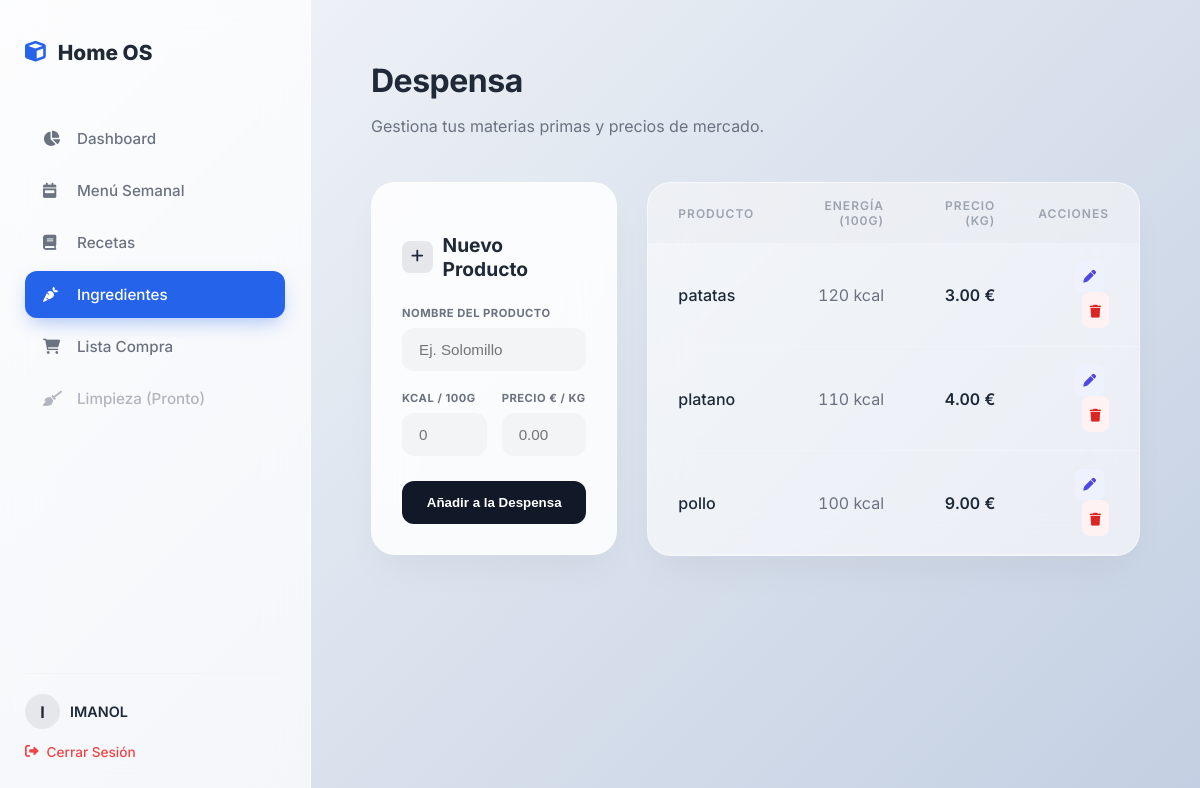
The page /ingredients (signed in) on the database as committed earlier.
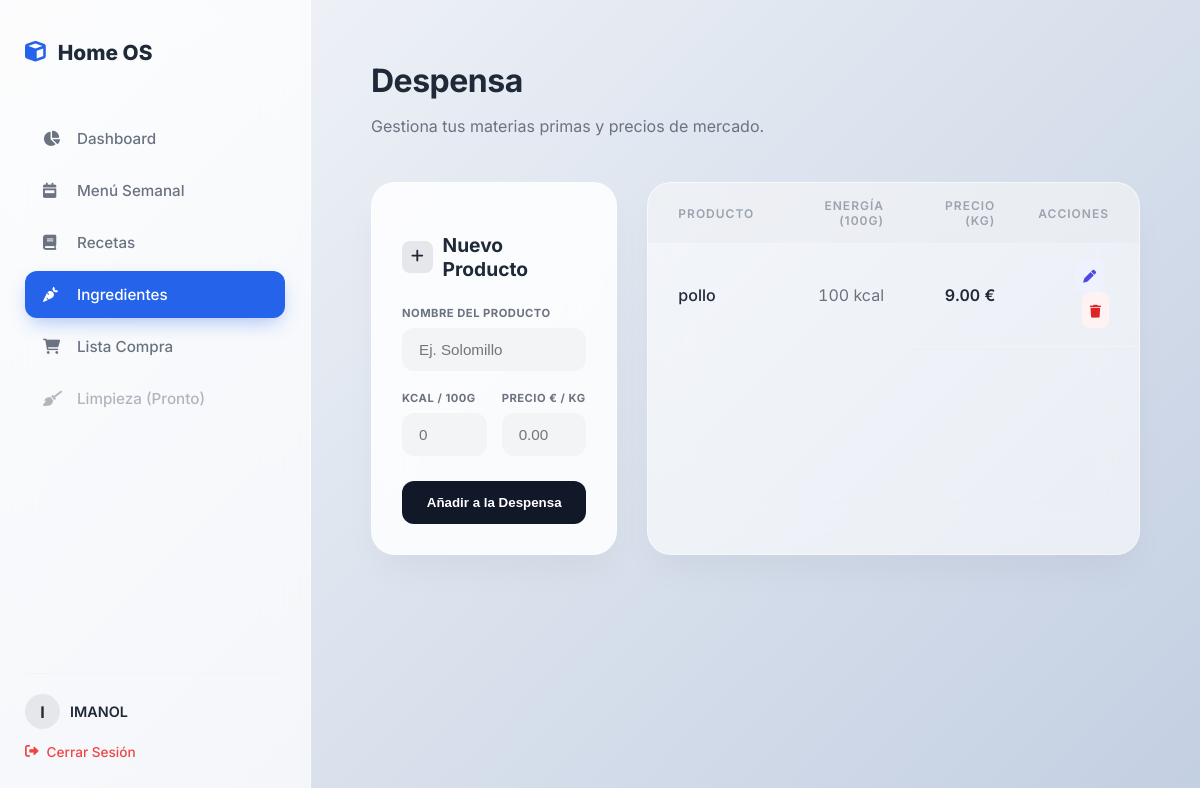
The same page on the database as committed later.
### models.py (models this page shows, shortened)
class User(UserMixin, db.Model):
    __tablename__ = 'user'
    id = db.Column(db.Integer, primary_key=True)
    username = db.Column(db.String(50), unique=True, nullable=False)
    email = db.Column(db.String(120), unique=True, nullable=False)
    password_hash = db.Column(db.String(128))
    recetas = db.relationship('Receta', backref='user', lazy=True)
    menus = db.relationship('MenuSemanal', backref='user', lazy=True)
    tareas = db.relationship('TareaLimpieza', backref='user', lazy=True)
    lavadoras = db.relationship('Lavadora', backref='user', lazy=True)
    items_compra = db.relationship('ShoppingItem', backref='user', lazy=True)

class Ingredient(db.Model):
    __tablename__ = 'ingredient'
    id = db.Column(db.Integer, primary_key=True)
    name = db.Column(db.String(100), nullable=False)
    kcal_100g = db.Column(db.Float, nullable=False)
    price_kg = db.Column(db.Float, nullable=False)
    recipes_assoc = db.relationship("RecipeIngredient", back_populates="ingredient", cascade="all, delete-orphan")

### app.py (the view, shortened to what this page needs)
@app.route('/ingredients', methods=['GET', 'POST'])
@login_required
def ingredients_manager():
    all_ingredients = Ingredient.query.order_by(Ingredient.name).all()
    return render_template('ingredients.html', ingredients=all_ingredients)

### app.py (called while the page is built)
@login.user_loader
def load_user(id):
    return User.query.get(int(id))

### templates/ingredients.html (shortened to what this page needs)
{% extends "base.html" %}
{% block content %}
<div style="max-width: 1100px; margin: 0 auto; padding-bottom: 60px;">
    <div style="display: flex; justify-content: space-between; align-items: flex-end; margin-bottom: 30px;">
        <div>
            <h1 style="font-size: 2rem; font-weight: 700; letter-spacing: -0.5px; margin-bottom: 5px;">Despensa</h1>
            <p style="color: var(--text-muted); font-size: 1rem;">Gestiona tus materias primas y precios de mercado.</p>
        </div>
    </div>
    <div style="display: grid; grid-template-columns: 1fr 2fr; gap: 30px;">
        <div class="bento-card" style="height: fit-content; padding: 30px; position: sticky; top: 20px;">
            <h3 style="margin-bottom: 25px; font-size: 1.2rem; display: flex; align-items: center; gap: 10px;">
                <span style="background: #E5E7EB; width: 32px; height: 32px; border-radius: 8px; display: flex; align-items: center; justify-content: center; font-size: 0.9rem;">
                    <i class="fas fa-plus"></i>
                </span>
                Nuevo Producto
            </h3>
            <form method="POST">
                <div style="margin-bottom: 20px;">
                    <label class="label-premium">NOMBRE DEL PRODUCTO</label>
                    <input type="text" name="name" class="modern-input" placeholder="Ej. Solomillo" required autocomplete="off">
                </div>
                <div style="display: grid; grid-template-columns: 1fr 1fr; gap: 15px; margin-bottom: 25px;">
                    <div>
                        <label class="label-premium">KCAL / 100g</label>
                        <div class="input-wrapper">
                            <input type="number" step="0.1" name="kcal" class="modern-input" placeholder="0" required>
                        </div>
                    </div>
                    <div>
                        <label class="label-premium">PRECIO € / KG</label>
                        <div class="input-wrapper">
                            <input type="number" step="0.01" name="price_kg" class="modern-input" placeholder="0.00" required>
                        </div>
                    </div>
                </div>
                <button type="submit" class="btn-black-premium">Añadir a la Despensa</button>
            </form>
        </div>
        <div class="bento-card" style="padding: 0; overflow: hidden; background: rgba(255, 255, 255, 0.6);">
            <div style="overflow-x: auto;">
                <table style="width: 100%; border-collapse: collapse;">
                    <thead>
                        <tr style="background: rgba(0,0,0,0.02); text-align: left;">
                            <th class="th-premium" style="padding-left: 30px;">Producto</th>
                            <th class="th-premium" style="text-align: right;">Energía (100g)</th>
                            <th class="th-premium" style="text-align: right;">Precio (KG)</th>
                            <th class="th-premium" style="text-align: right; padding-right: 30px;">Acciones</th>
                        </tr>
                    </thead>
                    <tbody>
                        {% for ing in ingredients %}
                        <tr class="tr-hover">
                            <td style="padding: 18px 30px; font-weight: 500; color: var(--text-main);">
                                {{ ing.name }}
                            </td>
                            <td style="padding: 18px 20px; text-align: right; color: var(--text-muted); font-feature-settings: 'tnum';">
                                {{ ing.kcal_100g|int }} kcal
                            </td>
                            <td style="padding: 18px 20px; text-align: right; font-weight: 600; color: var(--text-main); font-feature-settings: 'tnum';">
                                {{ "%.2f"|format(ing.price_kg) }} €
                            </td>
                            <td style="padding: 18px 30px; text-align: right;">
                                <button onclick="openEditModal('{{ ing.id }}', '{{ ing.name }}', '{{ ing.kcal_100g }}', '{{ ing.price_kg }}')"
                                        style="border: none; background: #EEF2FF; color: #4F46E5; padding: 8px; border-radius: 8px; cursor: pointer; margin-right: 5px; transition: 0.2s;">
                                    <i class="fas fa-pen" style="font-size: 0.8rem;"></i>
                                </button>
                                <a href="{{ url_for('delete_ingredient', id=ing.id) }}"
                                   onclick="return confirm('¿Seguro que quieres borrar {{ ing.name }}? Se eliminará de las recetas también.')"
                                   style="display: inline-block; background: #FEF2F2; color: #DC2626; padding: 8px; border-radius: 8px; text-decoration: none; transition: 0.2s;">
                                    <i class="fas fa-trash" style="font-size: 0.8rem;"></i>
                                </a>
                            </td>
                        </tr>
                        {% else %}
                        <tr>
                            <td colspan="4" style="padding: 40px; text-align: center; color: var(--text-muted);">
                                No hay ingredientes.
                            </td>
                        </tr>
                        {% endfor %}
                    </tbody>
                </table>
            </div>
        </div>
    </div>
</div>
{% endblock %}

### templates/base.html (shortened to what this page needs)
<!DOCTYPE html>
<html lang="es">
<head>
    <link rel="stylesheet" href="{{ url_for('static', filename='style.css') }}">
    <link rel="stylesheet" href="https://cdnjs.cloudflare.com/ajax/libs/font-awesome/6.0.0-beta3/css/all.min.css">
</head>
<body>
    {% if current_user.is_authenticated %}
    <div class="sidebar">
        <div>
            <div class="brand">
                <i class="fas fa-cube"></i> Home OS
            </div>
            <nav class="nav-links">
                <a href="{{ url_for('dashboard') }}" class="{% if request.endpoint == 'dashboard' %}active{% endif %}">
                    <i class="fas fa-chart-pie" style="width: 20px;"></i>
                    Dashboard
                </a>
                <a href="{{ url_for('menu_semanal_page') }}" class="{% if 'menu' in request.path %}active{% endif %}">
                    <i class="fas fa-calendar-week" style="width: 20px;"></i>
                    Menú Semanal
                </a>
                <a href="{{ url_for('recetas_page') }}" class="{% if 'recetas' in request.path %}active{% endif %}">
    <i class="fas fa-book" style="width: 20px;"></i>
    Recetas
</a>
<a href="{{ url_for('ingredients_manager') }}" class="{% if 'ingredients' in request.path %}active{% endif %}">
    <i class="fas fa-carrot" style="width: 20px;"></i>
    Ingredientes
</a>
<a href="{{ url_for('shopping_list') }}" class="{% if 'shopping_list' in request.path %}active{% endif %}">
    <i class="fas fa-shopping-cart" style="width: 20px;"></i>
    Lista Compra
</a>
                <a href="#" class="{% if 'limpieza' in request.path %}active{% endif %}" style="opacity: 0.5; cursor: not-allowed;">
                    <i class="fas fa-broom" style="width: 20px;"></i>
                    Limpieza (Pronto)
                </a>
            </nav>
        </div>
        <div style="margin-top: auto; padding-top: 20px; border-top: 1px solid #F3F4F6;">
            <div style="display: flex; align-items: center; gap: 10px; margin-bottom: 15px;">
                <div style="width: 35px; height: 35px; background: #E5E7EB; border-radius: 50%; display: flex; align-items: center; justify-content: center; font-weight: bold; color: var(--text-main);">
                    {{ current_user.username[0]|upper }}
                </div>
                <div style="font-size: 0.9rem; font-weight: 600; color: var(--text-main);">{{ current_user.username }}</div>
            </div>
            <a href="{{ url_for('logout') }}" style="color: #EF4444; text-decoration: none; font-size: 0.85rem; display: flex; align-items: center; gap: 8px; font-weight: 500; transition: opacity 0.2s;">
                <i class="fas fa-sign-out-alt"></i> Cerrar Sesión
            </a>
        </div>
    </div>
    {% endif %}
    <div class="content" style="{% if not current_user.is_authenticated %}margin: 0 auto; max-width: 100%; display: flex; flex-direction: column; justify-content: center;{% endif %}">
        {% block content %}{% endblock %}
    </div>
</body>
</html>

### static/style.css (style rules this page uses)
:root { --bg-gradient: linear-gradient(135deg, #f5f7fa 0%, #c3cfe2 100%); --surface: rgba(255, 255, 255, 0.85); --surface-hover: rgba(255, 255, 255, 0.95); --primary: #2563EB; --primary-dark: #1E40AF; --text-main: #1F2937; --text-muted: #6B7280; --border-color: rgba(255, 255, 255, 0.6); --border-glass: 1px solid rgba(255, 255, 255, 0.5); --radius-card: 24px; --radius-sm: 12px; --shadow-soft: 0 10px 40px -10px rgba(0,0,0,0.08); --shadow-hover: 0 20px 40px -10px rgba(0,0,0,0.12); }
body { background: var(--bg-gradient); background-attachment: fixed; color: var(--text-main); font-family: 'Inter', sans-serif; margin: 0; display: flex; height: 100vh; overflow: hidden; }
.sidebar { width: 260px; background: rgba(255, 255, 255, 0.7); backdrop-filter: blur(20px); -webkit-backdrop-filter: blur(20px); padding: 40px 25px; border-right: var(--border-glass); display: flex; flex-direction: column; justify-content: space-between; z-index: 10; }
.brand { font-size: 1.3rem; font-weight: 800; color: var(--text-main); margin-bottom: 50px; display: flex; align-items: center; gap: 12px; }
.brand i { color: var(--primary); }
.nav-links a { display: flex; align-items: center; gap: 14px; padding: 14px 18px; color: var(--text-muted); text-decoration: none; border-radius: var(--radius-sm); font-weight: 500; transition: all 0.3s cubic-bezier(0.4, 0, 0.2, 1); margin-bottom: 5px; font-size: 0.95rem; }
.nav-links a.active { background: var(--primary); color: white; box-shadow: 0 8px 20px -5px rgba(37, 99, 235, 0.4); }
.content { flex: 1; padding: 40px 60px; overflow-y: auto; position: relative; }
.bento-card { background: var(--surface); backdrop-filter: blur(15px); -webkit-backdrop-filter: blur(15px); border: var(--border-glass); border-radius: var(--radius-card); padding: 30px; box-shadow: var(--shadow-soft); display: flex; flex-direction: column; justify-content: space-between; transition: all 0.3s ease; position: relative; overflow: hidden; }

### templates/ingredients.html (style rules this page uses)
.bento-card { background: rgba(255, 255, 255, 0.85); backdrop-filter: blur(20px); border: 1px solid rgba(255, 255, 255, 0.4); border-radius: 24px; box-shadow: 0 20px 40px -10px rgba(0,0,0,0.05); }
.label-premium { font-size: 0.7rem; font-weight: 700; letter-spacing: 0.5px; text-transform: uppercase; color: #6B7280; margin-bottom: 8px; display: block; }
.modern-input { width: 100%; background: #F3F4F6; border: 1px solid transparent; border-radius: 12px; padding: 12px 16px; font-size: 0.95rem; color: #1F2937; box-sizing: border-box; }
.btn-black-premium { background: #111827; color: white; border: none; padding: 14px; border-radius: 12px; font-weight: 600; cursor: pointer; width: 100%; transition: transform 0.1s; }
.th-premium { font-size: 0.75rem; text-transform: uppercase; letter-spacing: 1px; color: #9CA3AF; font-weight: 600; padding: 15px 20px; }
.tr-hover { border-bottom: 1px solid #F3F4F6; }

Rows that differ between the two databases and show on the page:
removed Ingredient: name "patatas", kcal_100g "120", price_kg "3.00"
removed Ingredient: name "platano", kcal_100g "110", price_kg "4.00"
